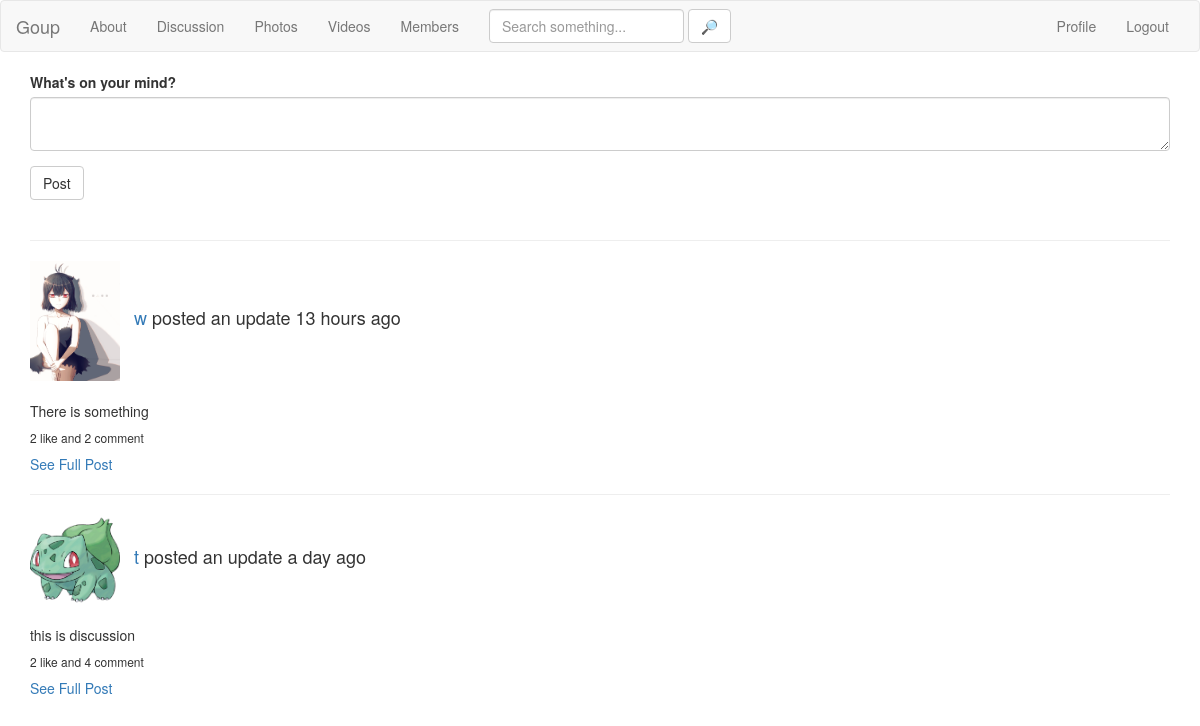
The app's page /discussion (signed in) with its own data.
### app/models.py (models this page shows, shortened)
class Post(db.Model):
    id = db.Column(db.Integer, primary_key=True)
    body = db.Column(db.String(140))
    timestamp = db.Column(db.DateTime, index=True, default=datetime.utcnow)
    user_id = db.Column(db.Integer, db.ForeignKey('user.id'))
    is_discussion=db.Column(db.Integer, index=True, default=0)
    is_public = db.Column(db.Integer, index=True, default=1)
    photos = db.relationship('Photo', backref='post', lazy='dynamic')
    videos = db.relationship('Video', backref='post', lazy='dynamic')
    comments = db.relationship('Comment', backref='post', lazy='dynamic')
    likes = db.relationship('PostLike', backref='post', lazy='dynamic')

class User(UserMixin, db.Model):
    id = db.Column(db.Integer, primary_key=True)
    username = db.Column(db.String(60), index=True, unique=True)
    email = db.Column(db.String(120), index=True, unique=True)
    password_hash = db.Column(db.String(120))
    about_me = db.Column(db.String(140))
    last_seen = db.Column(db.DateTime, default=datetime.utcnow())
    profile_picture = db.Column(db.String(140), index=True)
    verified = db.Column(db.Integer, index=True, default=0)
    posts = db.relationship('Post', backref='author', lazy='dynamic')
    comments = db.relationship('Comment', backref='author', lazy='dynamic')
    liked = db.relationship(
        'PostLike',
        foreign_keys='PostLike.user_id',
        backref='user', lazy='dynamic')

### app/routes.py (the view)
@app.route('/discussion', methods=['GET','POST'])
@login_required
@verified_required
def discussion():
    post_form=PostForm()
    if post_form.post_submit.data and post_form.validate_on_submit():
        post = Post(body=post_form.post.data,author=current_user, is_discussion=1)
        db.session.add(post)
        db.session.commit()
        flash('Posted successfully!')
        return redirect(url_for('discussion'))
    posts = Post.query.filter(Post.is_discussion==1).order_by(Post.timestamp.desc()).all()
    return render_template('discussion.html', title='Discussion', posts=posts, post_form=post_form)

### app/forms.py
class PostForm(FlaskForm):
    post = TextAreaField("What's on your mind?", validators=[DataRequired(), Length(min=1,max=1000)])
    post_submit = SubmitField('Post')

### app/models.py (called while the page is built)
@login.user_loader
def load_user(id):
    return User.query.get(int(id))

### app/routes.py (called while the page is built)
@app.before_request # insert code before view function
def before_request():
    if current_user.is_authenticated:
        current_user.last_seen = datetime.utcnow() # update the time
        db.session.commit()

def verified_required(f):
    @wraps(f)
    def decorated_function(*args, **kwargs):
        if current_user.verified != 1:
            flash('You are not a verified user yet.')
            return redirect(url_for('verification'))
        return f(*args, **kwargs)
    return decorated_function

### app/templates/discussion.html (shortened to what this page needs)
{% extends 'base.html' %}
{% import 'bootstrap/wtf.html' as wtf %}
{% block app_content %}
<div class="container">
    <form method="POST" action="" enctype="multipart/form-data">
        {{ wtf.quick_form(post_form) }}
    </form>
    <br>
    {% for post in posts %}
        <hr>
        <a href="{{url_for('profile', username=post.author.username)}}"><img src="{{ url_for('static', filename='uploads/images/'+post.author.profile_picture)  }}" class="img-responsive" width="90" style="display:inline;"></a>&emsp;<h4 style="display:inline;"><a href="{{url_for('profile', username=post.author.username)}}">{{post.author.username}}</a> posted an update {{ moment(post.timestamp).fromNow() }}</h4><br>
            &emsp;<p>{{post.body}}</p>
    <h6>{{ post.likes.count() }} like and {{ post.comments.count() }} comment</h6>
            <a href="{{url_for('post',id=post.id)}}">See Full Post</a>
    {% endfor %}
</div>
{% endblock %}

### records on screen
Post: profile_picture (picture), author.username "w", timestamp "13 hours ago", body "There is something", likes.count "2", comments.count "2"
Post: profile_picture (picture), author.username "t", timestamp "a day ago", body "this is discussion", likes.count "2", comments.count "4"
